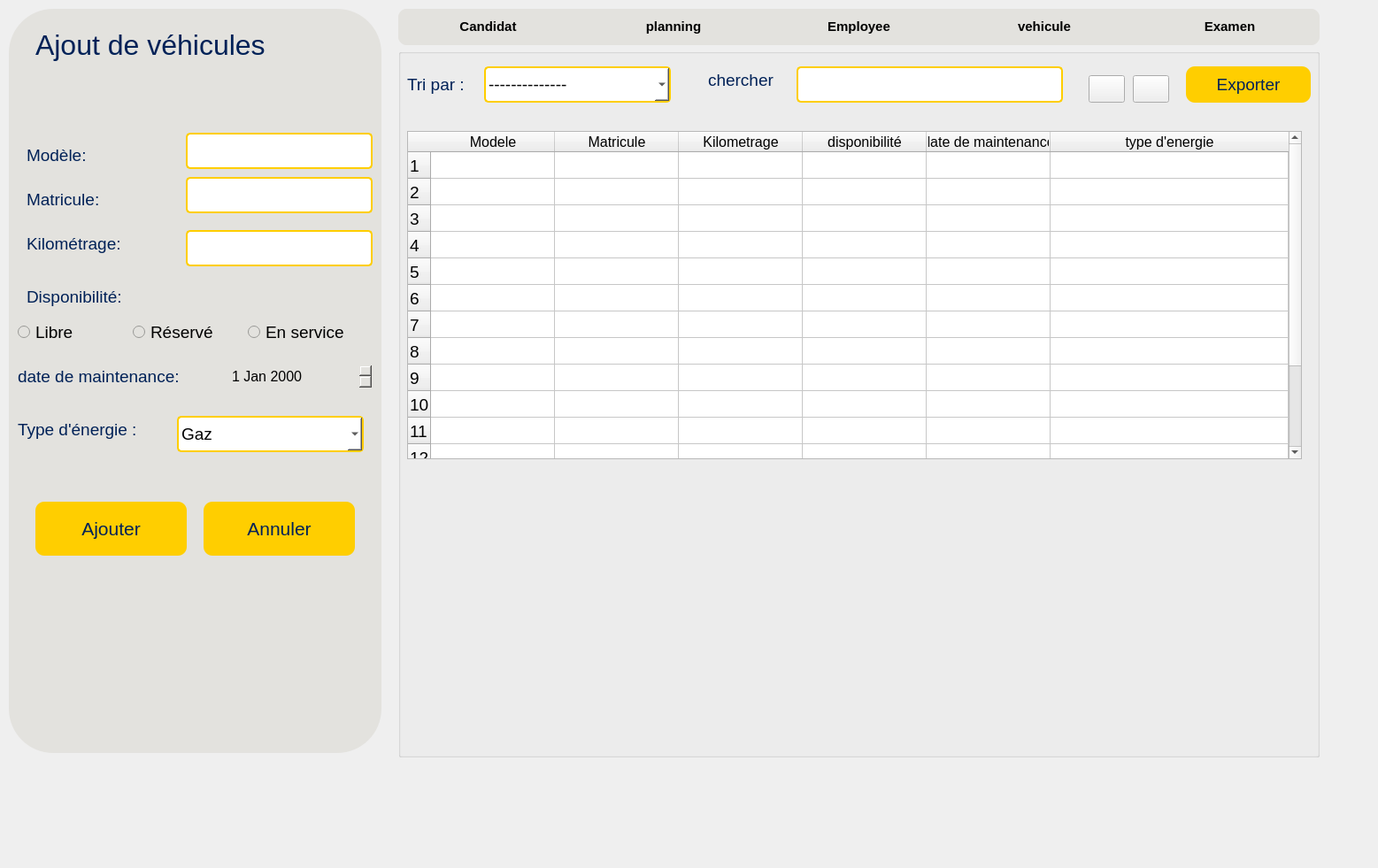
<?xml version="1.0" encoding="UTF-8"?>
<ui version="4.0">
 <class>Form</class>
 <widget class="QWidget" name="Form">
  <property name="geometry">
   <rect>
    <x>0</x>
    <y>0</y>
    <width>1557</width>
    <height>981</height>
   </rect>
  </property>
  <property name="windowTitle">
   <string>Form</string>
  </property>
  <widget class="QGroupBox" name="groupBox_8">
   <property name="geometry">
    <rect>
     <x>450</x>
     <y>10</y>
     <width>1041</width>
     <height>41</height>
    </rect>
   </property>
   <property name="styleSheet">
    <string notr="true">background-color:#e3e2de;
border-radius:10px;</string>
   </property>
   <property name="title">
    <string/>
   </property>
   <widget class="QWidget" name="horizontalLayoutWidget_4">
    <property name="geometry">
     <rect>
      <x>0</x>
      <y>0</y>
      <width>1041</width>
      <height>41</height>
     </rect>
    </property>
    <layout class="QHBoxLayout" name="horizontalLayout_4">
     <item>
      <widget class="QPushButton" name="candidat_4">
       <property name="font">
        <font>
         <pointsize>11</pointsize>
         <bold>true</bold>
        </font>
       </property>
       <property name="styleSheet">
        <string notr="true">background-color:#e3e2de;</string>
       </property>
       <property name="text">
        <string>Candidat</string>
       </property>
      </widget>
     </item>
     <item>
      <widget class="QPushButton" name="planning_4">
       <property name="font">
        <font>
         <pointsize>11</pointsize>
         <bold>true</bold>
        </font>
       </property>
       <property name="styleSheet">
        <string notr="true">background-color:#e3e2de;</string>
       </property>
       <property name="text">
        <string>planning</string>
       </property>
      </widget>
     </item>
     <item>
      <widget class="QPushButton" name="employee_4">
       <property name="font">
        <font>
         <pointsize>11</pointsize>
         <bold>true</bold>
        </font>
       </property>
       <property name="styleSheet">
        <string notr="true">background-color:#e3e2de;</string>
       </property>
       <property name="text">
        <string>Employee</string>
       </property>
      </widget>
     </item>
     <item>
      <widget class="QPushButton" name="vehicule_4">
       <property name="font">
        <font>
         <pointsize>11</pointsize>
         <bold>true</bold>
        </font>
       </property>
       <property name="styleSheet">
        <string notr="true">background-color:#e3e2de;</string>
       </property>
       <property name="text">
        <string>vehicule</string>
       </property>
      </widget>
     </item>
     <item>
      <widget class="QPushButton" name="examen_4">
       <property name="font">
        <font>
         <pointsize>11</pointsize>
         <bold>true</bold>
        </font>
       </property>
       <property name="styleSheet">
        <string notr="true">background-color:#e3e2de;</string>
       </property>
       <property name="text">
        <string>Examen</string>
       </property>
      </widget>
     </item>
    </layout>
   </widget>
  </widget>
  <widget class="QGroupBox" name="groupBox_10">
   <property name="geometry">
    <rect>
     <x>10</x>
     <y>10</y>
     <width>421</width>
     <height>841</height>
    </rect>
   </property>
   <property name="styleSheet">
    <string notr="true">border-radius:50px;
background-color:#e3e2de;</string>
   </property>
   <property name="title">
    <string/>
   </property>
   <widget class="QLabel" name="label_41">
    <property name="geometry">
     <rect>
      <x>30</x>
      <y>10</y>
      <width>341</width>
      <height>61</height>
     </rect>
    </property>
    <property name="font">
     <font>
      <pointsize>24</pointsize>
     </font>
    </property>
    <property name="styleSheet">
     <string notr="true">color:#002157
</string>
    </property>
    <property name="text">
     <string>Ajout de véhicules</string>
    </property>
   </widget>
   <widget class="QLabel" name="label_42">
    <property name="geometry">
     <rect>
      <x>20</x>
      <y>150</y>
      <width>121</width>
      <height>31</height>
     </rect>
    </property>
    <property name="font">
     <font>
      <pointsize>14</pointsize>
     </font>
    </property>
    <property name="styleSheet">
     <string notr="true">color:#002157</string>
    </property>
    <property name="text">
     <string>Modèle:</string>
    </property>
   </widget>
   <widget class="QLabel" name="label_43">
    <property name="geometry">
     <rect>
      <x>20</x>
      <y>200</y>
      <width>121</width>
      <height>31</height>
     </rect>
    </property>
    <property name="font">
     <font>
      <pointsize>14</pointsize>
     </font>
    </property>
    <property name="styleSheet">
     <string notr="true">color:#002157</string>
    </property>
    <property name="text">
     <string>Matricule:</string>
    </property>
   </widget>
   <widget class="QLabel" name="label_44">
    <property name="geometry">
     <rect>
      <x>20</x>
      <y>250</y>
      <width>131</width>
      <height>31</height>
     </rect>
    </property>
    <property name="font">
     <font>
      <pointsize>14</pointsize>
     </font>
    </property>
    <property name="styleSheet">
     <string notr="true">color:#002157</string>
    </property>
    <property name="text">
     <string>Kilométrage:</string>
    </property>
   </widget>
   <widget class="QTextEdit" name="ModeleLineEdit_2">
    <property name="geometry">
     <rect>
      <x>200</x>
      <y>140</y>
      <width>211</width>
      <height>41</height>
     </rect>
    </property>
    <property name="font">
     <font>
      <pointsize>14</pointsize>
     </font>
    </property>
    <property name="styleSheet">
     <string notr="true">background-color:white;
border-radius:5px;
border:2px solid #ffce00;


</string>
    </property>
    <property name="verticalScrollBarPolicy">
     <enum>Qt::ScrollBarPolicy::ScrollBarAlwaysOff</enum>
    </property>
    <property name="horizontalScrollBarPolicy">
     <enum>Qt::ScrollBarPolicy::ScrollBarAlwaysOff</enum>
    </property>
    <property name="sizeAdjustPolicy">
     <enum>QAbstractScrollArea::SizeAdjustPolicy::AdjustIgnored</enum>
    </property>
   </widget>
   <widget class="QRadioButton" name="radioButton_4">
    <property name="geometry">
     <rect>
      <x>10</x>
      <y>350</y>
      <width>121</width>
      <height>31</height>
     </rect>
    </property>
    <property name="font">
     <font>
      <pointsize>14</pointsize>
     </font>
    </property>
    <property name="text">
     <string>Libre</string>
    </property>
   </widget>
   <widget class="QRadioButton" name="radioButton_5">
    <property name="geometry">
     <rect>
      <x>140</x>
      <y>350</y>
      <width>121</width>
      <height>31</height>
     </rect>
    </property>
    <property name="font">
     <font>
      <pointsize>14</pointsize>
     </font>
    </property>
    <property name="text">
     <string>Réservé</string>
    </property>
   </widget>
   <widget class="QLabel" name="DispoLineEdit_2">
    <property name="geometry">
     <rect>
      <x>20</x>
      <y>310</y>
      <width>141</width>
      <height>31</height>
     </rect>
    </property>
    <property name="font">
     <font>
      <pointsize>14</pointsize>
     </font>
    </property>
    <property name="styleSheet">
     <string notr="true">color:#002157</string>
    </property>
    <property name="text">
     <string>Disponibilité:</string>
    </property>
   </widget>
   <widget class="QLabel" name="DateMLineEdit_2">
    <property name="geometry">
     <rect>
      <x>10</x>
      <y>400</y>
      <width>221</width>
      <height>31</height>
     </rect>
    </property>
    <property name="font">
     <font>
      <pointsize>14</pointsize>
     </font>
    </property>
    <property name="styleSheet">
     <string notr="true">color:#002157</string>
    </property>
    <property name="text">
     <string>date de maintenance:</string>
    </property>
   </widget>
   <widget class="QLabel" name="TypeEnergieLineEdit_2">
    <property name="geometry">
     <rect>
      <x>10</x>
      <y>460</y>
      <width>181</width>
      <height>31</height>
     </rect>
    </property>
    <property name="font">
     <font>
      <pointsize>14</pointsize>
     </font>
    </property>
    <property name="styleSheet">
     <string notr="true">color:#002157</string>
    </property>
    <property name="text">
     <string>Type d'énergie :</string>
    </property>
   </widget>
   <widget class="QComboBox" name="comboBox_2">
    <property name="geometry">
     <rect>
      <x>190</x>
      <y>460</y>
      <width>211</width>
      <height>41</height>
     </rect>
    </property>
    <property name="font">
     <font>
      <pointsize>14</pointsize>
     </font>
    </property>
    <property name="styleSheet">
     <string notr="true">background-color:white;
border-radius:5px;
border:2px solid #ffce00;
</string>
    </property>
    <item>
     <property name="text">
      <string>Gaz</string>
     </property>
    </item>
    <item>
     <property name="text">
      <string>Essence</string>
     </property>
    </item>
    <item>
     <property name="text">
      <string>Hybride</string>
     </property>
    </item>
   </widget>
   <widget class="QPushButton" name="AjouterButton_2">
    <property name="geometry">
     <rect>
      <x>30</x>
      <y>557</y>
      <width>171</width>
      <height>61</height>
     </rect>
    </property>
    <property name="font">
     <font>
      <pointsize>16</pointsize>
     </font>
    </property>
    <property name="styleSheet">
     <string notr="true">background-color:#ffce00;
color:#002157;
border-radius:10px;</string>
    </property>
    <property name="text">
     <string>Ajouter</string>
    </property>
   </widget>
   <widget class="QPushButton" name="AnnulerButton_2">
    <property name="geometry">
     <rect>
      <x>220</x>
      <y>557</y>
      <width>171</width>
      <height>61</height>
     </rect>
    </property>
    <property name="font">
     <font>
      <pointsize>16</pointsize>
     </font>
    </property>
    <property name="styleSheet">
     <string notr="true">background-color:#ffce00;
color:#002157;
border-radius:10px;</string>
    </property>
    <property name="text">
     <string>Annuler</string>
    </property>
   </widget>
   <widget class="QTextEdit" name="MatriculeLineEdit_2">
    <property name="geometry">
     <rect>
      <x>200</x>
      <y>190</y>
      <width>211</width>
      <height>41</height>
     </rect>
    </property>
    <property name="font">
     <font>
      <pointsize>14</pointsize>
     </font>
    </property>
    <property name="styleSheet">
     <string notr="true">background-color:white;
border-radius:5px;
border:2px solid #ffce00;


</string>
    </property>
    <property name="verticalScrollBarPolicy">
     <enum>Qt::ScrollBarPolicy::ScrollBarAlwaysOff</enum>
    </property>
    <property name="horizontalScrollBarPolicy">
     <enum>Qt::ScrollBarPolicy::ScrollBarAlwaysOff</enum>
    </property>
    <property name="sizeAdjustPolicy">
     <enum>QAbstractScrollArea::SizeAdjustPolicy::AdjustIgnored</enum>
    </property>
   </widget>
   <widget class="QTextEdit" name="KilomLineEdit_2">
    <property name="geometry">
     <rect>
      <x>200</x>
      <y>250</y>
      <width>211</width>
      <height>41</height>
     </rect>
    </property>
    <property name="font">
     <font>
      <pointsize>14</pointsize>
     </font>
    </property>
    <property name="styleSheet">
     <string notr="true">background-color:white;
border-radius:5px;
border:2px solid #ffce00;


</string>
    </property>
    <property name="verticalScrollBarPolicy">
     <enum>Qt::ScrollBarPolicy::ScrollBarAlwaysOff</enum>
    </property>
    <property name="horizontalScrollBarPolicy">
     <enum>Qt::ScrollBarPolicy::ScrollBarAlwaysOff</enum>
    </property>
    <property name="sizeAdjustPolicy">
     <enum>QAbstractScrollArea::SizeAdjustPolicy::AdjustIgnored</enum>
    </property>
   </widget>
   <widget class="QRadioButton" name="radioButton_6">
    <property name="geometry">
     <rect>
      <x>270</x>
      <y>350</y>
      <width>131</width>
      <height>31</height>
     </rect>
    </property>
    <property name="font">
     <font>
      <pointsize>14</pointsize>
     </font>
    </property>
    <property name="text">
     <string>En service</string>
    </property>
   </widget>
   <widget class="QDateEdit" name="dateEdit_4">
    <property name="geometry">
     <rect>
      <x>250</x>
      <y>400</y>
      <width>161</width>
      <height>31</height>
     </rect>
    </property>
    <property name="font">
     <font>
      <pointsize>12</pointsize>
     </font>
    </property>
   </widget>
  </widget>
  <widget class="QGroupBox" name="groupBox_7">
   <property name="geometry">
    <rect>
     <x>450</x>
     <y>55</y>
     <width>1041</width>
     <height>801</height>
    </rect>
   </property>
   <property name="title">
    <string/>
   </property>
   <widget class="QTableWidget" name="tab_4">
    <property name="geometry">
     <rect>
      <x>10</x>
      <y>93</y>
      <width>1011</width>
      <height>371</height>
     </rect>
    </property>
    <property name="font">
     <font>
      <pointsize>14</pointsize>
     </font>
    </property>
    <property name="autoScrollMargin">
     <number>20</number>
    </property>
    <property name="tabKeyNavigation">
     <bool>false</bool>
    </property>
    <property name="showDropIndicator" stdset="0">
     <bool>false</bool>
    </property>
    <property name="dragEnabled">
     <bool>false</bool>
    </property>
    <property name="dragDropOverwriteMode">
     <bool>true</bool>
    </property>
    <property name="alternatingRowColors">
     <bool>false</bool>
    </property>
    <property name="showGrid">
     <bool>true</bool>
    </property>
    <property name="wordWrap">
     <bool>true</bool>
    </property>
    <property name="rowCount">
     <number>15</number>
    </property>
    <attribute name="horizontalHeaderVisible">
     <bool>true</bool>
    </attribute>
    <attribute name="horizontalHeaderCascadingSectionResizes">
     <bool>false</bool>
    </attribute>
    <attribute name="horizontalHeaderMinimumSectionSize">
     <number>40</number>
    </attribute>
    <attribute name="horizontalHeaderDefaultSectionSize">
     <number>140</number>
    </attribute>
    <attribute name="horizontalHeaderHighlightSections">
     <bool>true</bool>
    </attribute>
    <attribute name="horizontalHeaderShowSortIndicator" stdset="0">
     <bool>false</bool>
    </attribute>
    <attribute name="horizontalHeaderStretchLastSection">
     <bool>true</bool>
    </attribute>
    <row/>
    <row/>
    <row/>
    <row/>
    <row/>
    <row/>
    <row/>
    <row/>
    <row/>
    <row/>
    <row/>
    <row/>
    <row/>
    <row/>
    <row/>
    <column>
     <property name="text">
      <string>Modele</string>
     </property>
     <property name="font">
      <font>
       <pointsize>12</pointsize>
      </font>
     </property>
    </column>
    <column>
     <property name="text">
      <string>Matricule</string>
     </property>
     <property name="font">
      <font>
       <pointsize>12</pointsize>
      </font>
     </property>
    </column>
    <column>
     <property name="text">
      <string>Kilometrage</string>
     </property>
     <property name="font">
      <font>
       <pointsize>12</pointsize>
      </font>
     </property>
    </column>
    <column>
     <property name="text">
      <string>disponibilité</string>
     </property>
     <property name="font">
      <font>
       <pointsize>12</pointsize>
      </font>
     </property>
    </column>
    <column>
     <property name="text">
      <string>date de maintenance</string>
     </property>
     <property name="font">
      <font>
       <pointsize>12</pointsize>
      </font>
     </property>
    </column>
    <column>
     <property name="text">
      <string>type d'energie</string>
     </property>
     <property name="font">
      <font>
       <pointsize>12</pointsize>
      </font>
     </property>
    </column>
   </widget>
   <widget class="QLabel" name="label_31">
    <property name="geometry">
     <rect>
      <x>10</x>
      <y>25</y>
      <width>91</width>
      <height>31</height>
     </rect>
    </property>
    <property name="font">
     <font>
      <pointsize>14</pointsize>
     </font>
    </property>
    <property name="styleSheet">
     <string notr="true">color:#002157</string>
    </property>
    <property name="text">
     <string>Tri par : </string>
    </property>
   </widget>
   <widget class="QTextEdit" name="recherche_4">
    <property name="geometry">
     <rect>
      <x>450</x>
      <y>20</y>
      <width>301</width>
      <height>41</height>
     </rect>
    </property>
    <property name="font">
     <font>
      <pointsize>14</pointsize>
     </font>
    </property>
    <property name="styleSheet">
     <string notr="true">background-color:white;
border-radius:5px;
border:2px solid #ffce00;


</string>
    </property>
    <property name="verticalScrollBarPolicy">
     <enum>Qt::ScrollBarPolicy::ScrollBarAlwaysOff</enum>
    </property>
    <property name="horizontalScrollBarPolicy">
     <enum>Qt::ScrollBarPolicy::ScrollBarAlwaysOff</enum>
    </property>
    <property name="sizeAdjustPolicy">
     <enum>QAbstractScrollArea::SizeAdjustPolicy::AdjustIgnored</enum>
    </property>
   </widget>
   <widget class="QLabel" name="label_32">
    <property name="geometry">
     <rect>
      <x>350</x>
      <y>20</y>
      <width>101</width>
      <height>31</height>
     </rect>
    </property>
    <property name="font">
     <font>
      <pointsize>14</pointsize>
     </font>
    </property>
    <property name="styleSheet">
     <string notr="true">color:#002157</string>
    </property>
    <property name="text">
     <string>chercher</string>
    </property>
   </widget>
   <widget class="QComboBox" name="TriComboBox_2">
    <property name="geometry">
     <rect>
      <x>97</x>
      <y>20</y>
      <width>211</width>
      <height>41</height>
     </rect>
    </property>
    <property name="font">
     <font>
      <pointsize>14</pointsize>
     </font>
    </property>
    <property name="styleSheet">
     <string notr="true">background-color:white;
border-radius:5px;
border:2px solid #ffce00;
</string>
    </property>
    <item>
     <property name="text">
      <string>--------------</string>
     </property>
    </item>
    <item>
     <property name="text">
      <string>Date de maintenance</string>
     </property>
    </item>
    <item>
     <property name="text">
      <string>Kilométrage</string>
     </property>
    </item>
   </widget>
   <widget class="QPushButton" name="pushButton_12">
    <property name="geometry">
     <rect>
      <x>780</x>
      <y>30</y>
      <width>41</width>
      <height>31</height>
     </rect>
    </property>
    <property name="text">
     <string/>
    </property>
    <property name="icon">
     <iconset theme="QIcon::ThemeIcon::EditDelete"/>
    </property>
   </widget>
   <widget class="QPushButton" name="pushButton_13">
    <property name="geometry">
     <rect>
      <x>830</x>
      <y>30</y>
      <width>41</width>
      <height>31</height>
     </rect>
    </property>
    <property name="text">
     <string/>
    </property>
    <property name="icon">
     <iconset theme="QIcon::ThemeIcon::MailMessageNew"/>
    </property>
   </widget>
   <widget class="QPushButton" name="pushButton_18">
    <property name="geometry">
     <rect>
      <x>890</x>
      <y>20</y>
      <width>141</width>
      <height>41</height>
     </rect>
    </property>
    <property name="font">
     <font>
      <pointsize>14</pointsize>
     </font>
    </property>
    <property name="styleSheet">
     <string notr="true">background-color:#ffce00;
color:#002157;
border-radius:10px;</string>
    </property>
    <property name="text">
     <string>Exporter</string>
    </property>
    <property name="icon">
     <iconset theme="QIcon::ThemeIcon::WindowNew"/>
    </property>
    <property name="iconSize">
     <size>
      <width>20</width>
      <height>20</height>
     </size>
    </property>
   </widget>
  </widget>
 </widget>
 <resources/>
 <connections/>
</ui>
